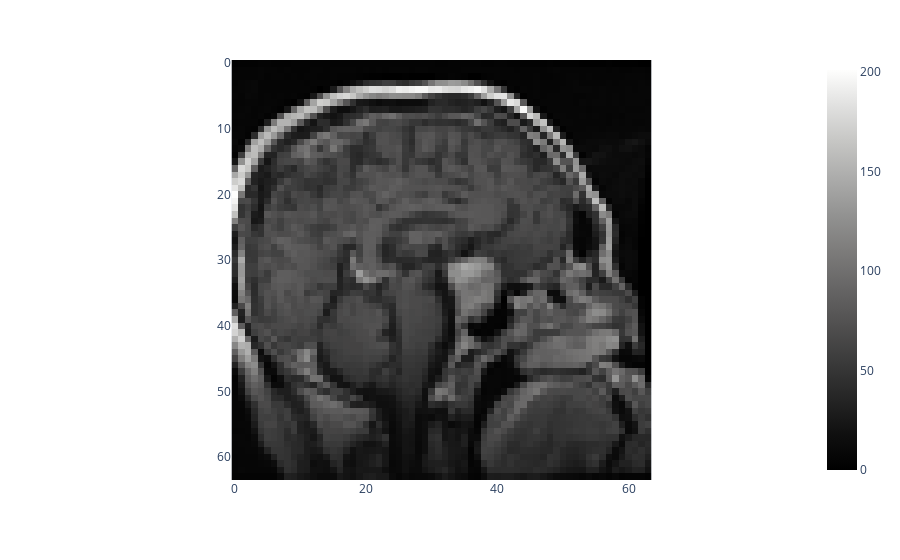

Source (notebook cell):
### Markdown cell above
### Exploring the Data

### Code cell
# Display a couple random samples (re-run to load a new image)
test_dataframe, train_dataframe = load_dataset_dataframes()


random_image_path = np.random.choice(test_dataframe['file_path'])
random_image = load_image(random_image_path)
display(random_image_path)
px.imshow(random_image, color_continuous_scale='gray').show()

### Figure 1 — Plotly figure (JSON) as saved in the notebook; plotly's stock layout.template omitted (floating-point values rounded to 4 significant figures; data arrays with more than 128 entries replaced by an {"elided": "..."} marker saying what was removed)
{"data": [{"coloraxis": "coloraxis", "hovertemplate": "x: %{x}<br>y: %{y}<br>color: %{z}<extra></extra>", "name": "0", "type": "heatmap", "xaxis": "x", "yaxis": "y", "z": {"elided": "64x64 float values"}}], "layout": {"coloraxis": {"colorscale": [[0, "rgb(0, 0, 0)"], [0.09091, "rgb(16, 16, 16)"], [0.1818, "rgb(38, 38, 38)"], [0.2727, "rgb(59, 59, 59)"], [0.3636, "rgb(81, 80, 80)"], [0.4545, "rgb(102, 101, 101)"], [0.5455, "rgb(124, 123, 122)"], [0.6364, "rgb(146, 146, 145)"], [0.7273, "rgb(171, 171, 170)"], [0.8182, "rgb(197, 197, 195)"], [0.9091, "rgb(224, 224, 223)"], [1, "rgb(254, 254, 253)"]]}, "margin": {"t": 60}, "xaxis": {"anchor": "y", "constrain": "domain", "domain": [0, 1], "scaleanchor": "y"}, "yaxis": {"anchor": "x", "autorange": "reversed", "constrain": "domain", "domain": [0, 1]}}}
